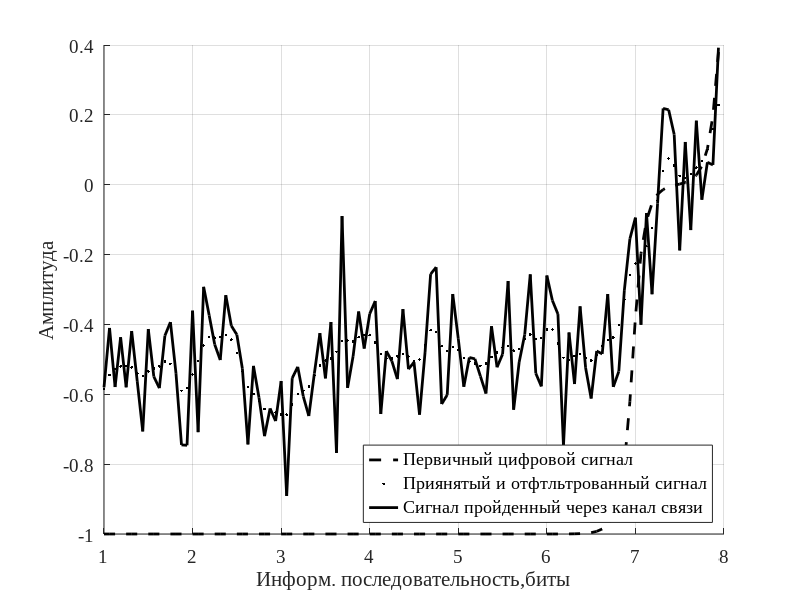

MATLAB code to generate this figure:
222

111
%вариант Шефера 28_05_21
%бинарные сигналы
%глазковая диаграмма
%прямоугольный импульс
%эллиптический фильтр 
%вычисляется во временной области импульс, выходящий из фильтра, 
%затем вычисляется сигнал
%можно учесть дисперсию: вычисляется преобразование Фурье сигнала,
%оно умножается на передаточную функцию канала, затем вычисляется 
%обратное преобразование Фурье
clear all;
close all;
set(0,'DefaultAxesFontSize',14,'DefaultAxesFontName','Times New Roman');
%-------------------------------------------------------------------
N1=16;
N=16384*64;%число точек преобразования Фурье
NN=N/N1;%число битов
L_trasa=40; %50; 100; в километрах

EbN0 = 16;
D=17;% в пс/км/нм - дисперсионный волноводный параметр
lambda=1550;% в нм
v=3*10^8;%электродинамическая постоянная
alpha=pi*D*lambda^2*L_trasa*10^(-21)/v;%
x=randi([0,1],NN,1);

switch 1    % переключение формата кодирования

    case 1
         b = zeros(N,1);
         d = x;
         d_d = not(d);

         for i = 1:NN
             b(i + 1) = xor (d_d(i),b(i)); % прекодер
             c(i) = b(i) + b(i + 1) - 1;   % двубинарный код
         end
% % ------------------------------------------
         data_1 = repmat(c',1,N1)';
    case 2
         data_1 = repmat(x,1,N1)';
    case 3
         ww(1)=1;   
         for i = 1:NN
             ww(i+1)=ww(i)+x(i);
             if ww(i+1)==2
                ww(i+1)=0;
             end
         end   
         for i = 1:NN
             b(i)=ww(i)+ww(i+1);
             c(i)=b(i)-1;
         end
         data_1 = repmat(c',1,N1)';
%          data_1 = repmat(ww',1,N1)';
end

% % ------------пропускание прямоугольного импульса через фильтр Бесселя
T=1e-10;

wmax=(pi/T)*N1;

dt=T/N1;


data_2 = reshape(data_1,size(data_1,1)*size(data_1,2),1); %первичный цифровой сигнал
data_1 = repmat(x,1,N1)';
data_2_bin = reshape(data_1,size(data_1,1)*size(data_1,2),1); %первичный цифровой сигнал
mm = 0;
jj = 1;
% s_filtr(N:1) = zeros;



% for long=L_trasa:-1:1
%     long
%     L = long;
%     mm = mm + 1;
% %     jj = jj + 1;
%     long_koef = 0.07:-(0.04 / (L_trasa)):0.03;
% 
%     [b,a] = ellip(1,0.5,60,0.07);
%     [b_1,a_1] = ellip(1,0.5,5,long_koef(mm));
% 
%     filtr_on = 1;
% 
%     if filtr_on
%         data_2 = filtfilt(b,a,data_2);
%         data_3 = filtfilt(b_1,a_1,data_2);
%         data_2_bin = filtfilt(b,a,data_2_bin);
%         data_3_bin = filtfilt(b_1,a_1,data_2_bin);
%     else
%         data_3 = data_2;
%         data_3_bin = data_2_bin;  
%     end
%     data_2_orig = data_2;
% 
%     zatuhanie = 1.02*L;
% 
%     % for snr_ber = -10:1:40
%     % mm=mm+1;
%     % EbN0 = snr_ber;
%     snr=EbN0-10*log10(0.5*T/dt);
%   
%     data_3_shum = awgn(data_3,snr,'measured');
%     data_3_bin_shum = awgn(data_3_bin,snr,'measured');
%     data_2 = data_3_shum;
%     data_3_shum = data_3_shum / zatuhanie;
%     data_3_bin_shum = data_3_bin_shum / zatuhanie;
% 
%     % k_CD = 10; % Коэф уширения
%     % m_CD_1 = 1:1/k_CD:((N1/4)*1/k_CD - 1/k_CD) + 1;
%     % m_CD_2 = 1:-1/k_CD:-((N1/4)*1/k_CD - 1/k_CD) + 1;
%     % m_CD_3 = fliplr(m_CD_2);
%     % m_CD_4 = fliplr(m_CD_1);
%     % mm_CD = [m_CD_1, m_CD_2, m_CD_3, m_CD_4];
%     % mm_CD = mm_CD';
%     % mm_CD
%     % data_test = zeros(N,0);
%     % data_test(1:16) = mm_CD;
%     % for i = 1: (N / N1) - 1
%     %     data_test(i * N1+1:i * N1 + 16) = mm_CD; 
%     % end
%     % data_test = data_test';
%     % data_test_3 = data_2 .* data_test;
%     % data_test = repmat(mm_CD',1,2)';
%     % data_test_2 = reshape(data_test,size(data_test,1)*size(data_test,2),1); %первичный цифровой сигнал
% 
% 
%     S=fft(data_2_orig,N);
%     S1(1:length(S)/2)=S(length(S)/2+1:length(S));
%     S1(length(S)/2+1:length(S))=S(1:length(S)/2); 
%     M=max(abs(S1));
%     P_orig=20*log10(abs(S1)/M);
% 
%     S=fft(data_3_shum,N);
%     S1(1:length(S)/2)=S(length(S)/2+1:length(S));
%     S1(length(S)/2+1:length(S))=S(1:length(S)/2); 
%     M=max(abs(S1));
%     P_chanel=20*log10(abs(S1)/M);
% 
% 
%     dw=2*wmax/N;
%     w=0:dw:wmax-dw;%+
%     w1=-wmax:dw:-dw;%-
%     w2=[w1, w];
%     w2 = w2/ 10000000000;
% 
% 
%     SS=S';
% 
%     S1(1:length(S)/2)=SS(length(S)/2+1:length(S));
%     S1(length(S)/2+1:length(S))=SS(1:length(S)/2); 
%     M=max(abs(S1));
%     P=20*log10(abs(S1)/M);
% 
%     s=ifft(SS',N);
%     s_filtr = s;
%     s_bin_filtr = data_3_bin_shum;
%     if filtr_on
%         s_filtr = filtfilt(b,a,s);
%         s_bin_filtr = filtfilt(b,a,data_3_bin_shum);
%     end 
% 
% 
%     %%%%%%%%%%%%%%%%%----------ПРИЕММММ----------%%%%%%%%%%%%%%
%     Gamma = 0.3*max(s_filtr);
%     Gamma_bin = 0.3*max(s_bin_filtr);
%     count = 0;
%     j = 1;
%     s_dmd(1:NN) = zeros;
%     s_dmd_bin(1:NN) = zeros;
% 
%     for i = 1:N
%         count = count + 1;
%         s_dmd(j) = s_dmd(j) + s_filtr(i);
%         s_dmd_bin(j) = s_dmd_bin(j) + s_bin_filtr(i);
%         if count == N1
%             count = 0;
%             s_dmd(j) = s_dmd(j)/N1;
%             s_dmd_bin(j) = s_dmd_bin(j)/N1;
%             if s_dmd(j) > Gamma
%                 s_dmd(j)= 1; 
%             elseif s_dmd(j) < -Gamma
%                 s_dmd(j)= -1;     
%             else
%                 s_dmd(j)= 0;
%             end
%             if s_dmd_bin(j) > Gamma_bin
%                 s_dmd_bin(j)= 1;    
%             else
%                 s_dmd_bin(j)= 0;
%             end
%             j = j + 1;
%         end 
%     end
%     % s_dmd = s_dmd ./N1; 
%     c = abs (c) ;
%     s_dmd = abs (s_dmd);
%     [er,ratio] = biterr(c, s_dmd); % эта функция сравнивает b0 
%     [er_bin,ratio_bin] = biterr(c, s_dmd_bin); % эта функция сравнивает b0 
%     %c b и выводит в  er число несовпадающих бит
% 
%     ber1(mm,jj)=er/NN;%-10*log10(er/N);
%     ber1_bin(mm,jj)=er_bin/NN;%-10*log10(er/N);  
%     Snr(mm,jj)= L_trasa - long;
% end

[b,a] = ellip(1,0.5,60,0.07);
[b_1,a_1] = ellip(1,0.5,5,0.07);

filtr_on = 1;

if filtr_on
   data_2 = filtfilt(b,a,data_2);
   data_3 = filtfilt(b_1,a_1,data_2);
   data_2_bin = filtfilt(b,a,data_2_bin);
   data_3_bin = filtfilt(b_1,a_1,data_2_bin);
else
   data_3 = data_2;
   data_3_bin = data_2_bin;  
end
data_2_orig = data_2;

zatuhanie = 1.02*2;

snr=EbN0-10*log10(0.5*T/dt);
  
data_3_shum = awgn(data_3,snr,'measured');
data_3_bin_shum = awgn(data_3_bin,snr,'measured');
data_2 = data_3_shum;
data_3_shum = data_3_shum / zatuhanie;
data_3_bin_shum = data_3_bin_shum / zatuhanie;


s_filtr = data_3_shum;
s_bin_filtr = data_3_bin_shum;
if filtr_on
   s_filtr = filtfilt(b,a,data_3_shum);
   s_bin_filtr = filtfilt(b,a,data_3_bin_shum);
end 



















% % Snr = Snr .* -1;
% ber1        = ber1 / 10;
% ber1_bin    = ber1_bin / 10;
% semilogy(Snr,ber1,'kx')
% hold on;
% semilogy(Snr,ber1_bin,'ko')
% legend({'Бинарный сигнал','Двубинарный сигнал'}, 'location', 'southeast')
% xlabel('Протяженность ЛС, км')
% ylabel('BER')



kol_vo_bit_plot = 7;        %Число бит для отрисовки
t_plot = 1:1/N1:kol_vo_bit_plot + 1-1/N1;
f_plot = -N:1/N1:N;

if 1    % осциллограф
    figure('position',[20 680 750 300])
    hold on
    plot(t_plot, data_2_orig(1:kol_vo_bit_plot * N1),'k--','linewidth',2);
    plot(t_plot, s_filtr(1:kol_vo_bit_plot * N1),'k.','linewidth',2);
    plot(t_plot, data_3_shum(1:kol_vo_bit_plot * N1),'k','linewidth',2);
    grid
    xlabel('Информ. последовательность,биты')
    ylabel('Амплитуда')
    legend({'Первичный цифровой сигнал','Приянятый и отфтльтрованный сигнал','Сигнал пройденный через канал связи'}, 'location', 'southeast')
end

% fmax=1/2/dt;
% wmax=2*pi*fmax;
% dw=wmax/N;
% w0=1/T/4;
% w1=0:dw:wmax-dw;

if 0    % Спектр
    figure('position',[1130 680 750 300]);
    hold on;
    subplot(1,2,1);
    plot(w2,P_orig,'k','linewidth',0.1);
    grid;
    axis([-10 10 -80 0]);
    xlabel('Частота, ГГц');
    ylabel('Амплитуда, дБ');
    subplot(1,2,2);
    plot(w2,P_chanel,'k','linewidth',0.1);
    grid;
    axis([-10 10 -80 0]);
    xlabel('Частота, ГГц');
    ylabel('Амплитуда, дБ');
end
if 0    % Глазковая Диаграмма
%     s_filtr = s_filtr - 1;
    H = eyediagram(abs(s_filtr),2*N1,2*T,0,'k');
    xlabel('Время, сек.');
    ylabel('Амплитуда');
end

